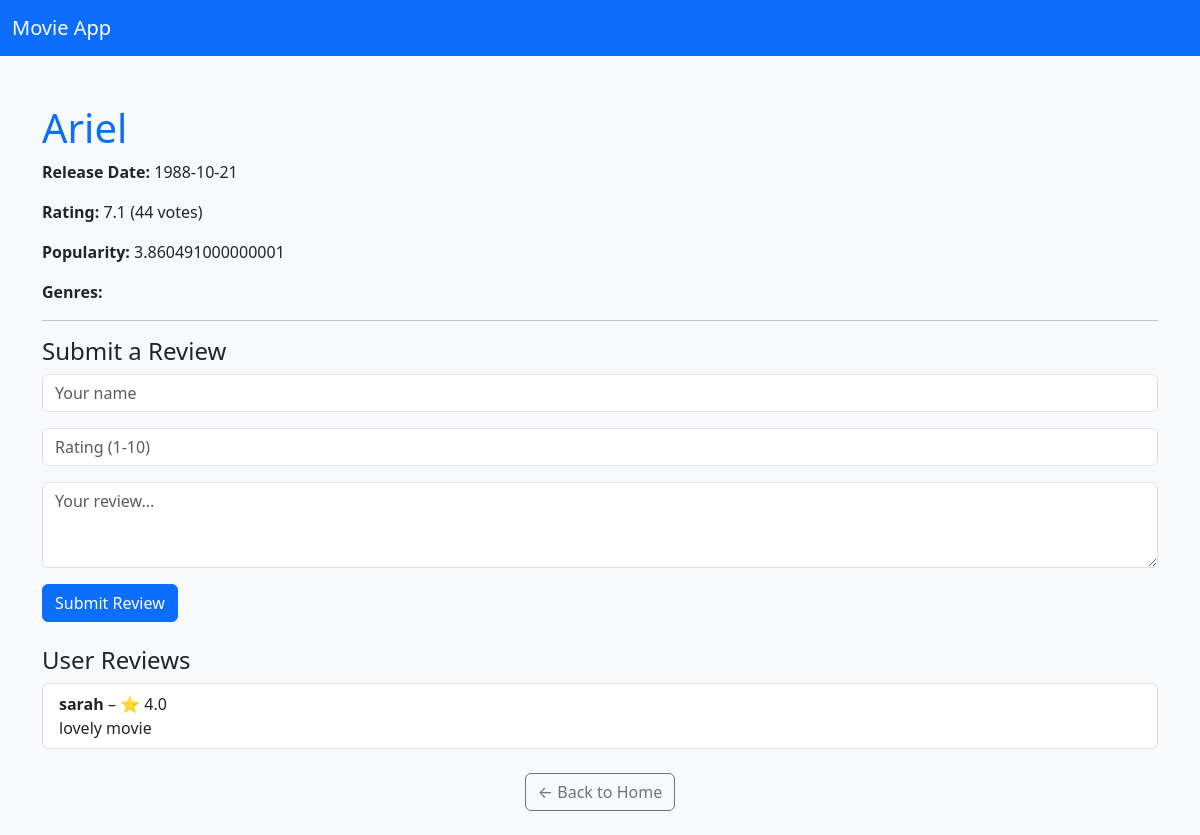
The page /movie/2 on the database its author committed.
### app/models.py (models this page shows)
class Movie(db.Model):
    id = db.Column(db.Integer, primary_key=True)
    title = db.Column(db.String(200), nullable=False)
    release_date = db.Column(db.String(50))
    popularity = db.Column(db.Float)
    vote_average = db.Column(db.Float)
    vote_count = db.Column(db.Integer)
    reviews = db.relationship('Review', backref='movie', lazy=True)
    genres = db.relationship('Genre', secondary=movie_genres, back_populates='movies')  # ✅ Add this

class Review(db.Model):
    id = db.Column(db.Integer, primary_key=True)
    movie_id = db.Column(db.Integer, db.ForeignKey('movie.id'), nullable=False)
    user_id = db.Column(db.Integer, db.ForeignKey('user.id'), nullable=True)  # ✅ NEW FOREIGN KEY
    reviewer_name = db.Column(db.String(100), nullable=False)
    rating = db.Column(db.Float, nullable=False)
    comment = db.Column(db.Text, nullable=False)

### app/routes.py (the view)
@main.route('/movie/<int:movie_id>')
def movie_detail(movie_id):
    movie = Movie.query.get_or_404(movie_id)
    reviews = Review.query.filter_by(movie_id=movie.id).order_by(Review.id.desc()).all()
    return render_template('detail.html', movie=movie, reviews=reviews)

### app/templates/detail.html (shortened to what this page needs)
<!DOCTYPE html>
<html>
<head>
    <link href="https://cdn.jsdelivr.net/npm/bootstrap@5.3.0/dist/css/bootstrap.min.css" rel="stylesheet">
</head>
<body class="bg-light">
<nav class="navbar navbar-expand-lg navbar-dark bg-primary mb-4">
  <div class="container-fluid">
    <a class="navbar-brand" href="{{ url_for('main.home') }}">Movie App</a>
  </div>
</nav>
<div class="container py-4">
    <h1 class="text-primary">{{ movie.title }}</h1>
    <p><strong>Release Date:</strong> {{ movie.release_date }}</p>
    <p><strong>Rating:</strong> {{ movie.vote_average }} ({{ movie.vote_count }} votes)</p>
    <p><strong>Popularity:</strong> {{ movie.popularity }}</p>
    <p><strong>Genres:</strong>
    </p>
    <hr>
    <h4>Submit a Review</h4>
    <form method="POST" action="{{ url_for('main.add_review', movie_id=movie.id) }}" class="mb-4">
        <div class="mb-3">
            <input type="text" name="reviewer_name" placeholder="Your name" class="form-control" required>
        </div>
        <div class="mb-3">
            <input type="number" name="rating" min="1" max="10" placeholder="Rating (1-10)" class="form-control" required>
        </div>
        <div class="mb-3">
            <textarea name="comment" rows="3" placeholder="Your review..." class="form-control" required></textarea>
        </div>
        <button type="submit" class="btn btn-primary">Submit Review</button>
    </form>
    {% if reviews %}
    <h4>User Reviews</h4>
    <ul class="list-group mb-4">
        {% for review in reviews %}
        <li class="list-group-item">
            <strong>{{ review.reviewer_name }}</strong> – ⭐ {{ review.rating }}
            <p class="mb-0">{{ review.comment }}</p>
        </li>
        {% endfor %}
    </ul>
    {% else %}
    <p class="text-muted">No reviews yet. Be the first to leave one!</p>
    {% endif %}
    <div class="text-center">
        <a href="{{ url_for('main.home') }}" class="btn btn-outline-secondary">← Back to Home</a>
    </div>
</div>
</body>
</html>

### rows shown on the page
Movie: title "Ariel", release_date "1988-10-21", vote_average "7.1", vote_count "44", popularity "3.860491000000001"
Review: reviewer_name "sarah", rating "4.0", comment "lovely movie"
